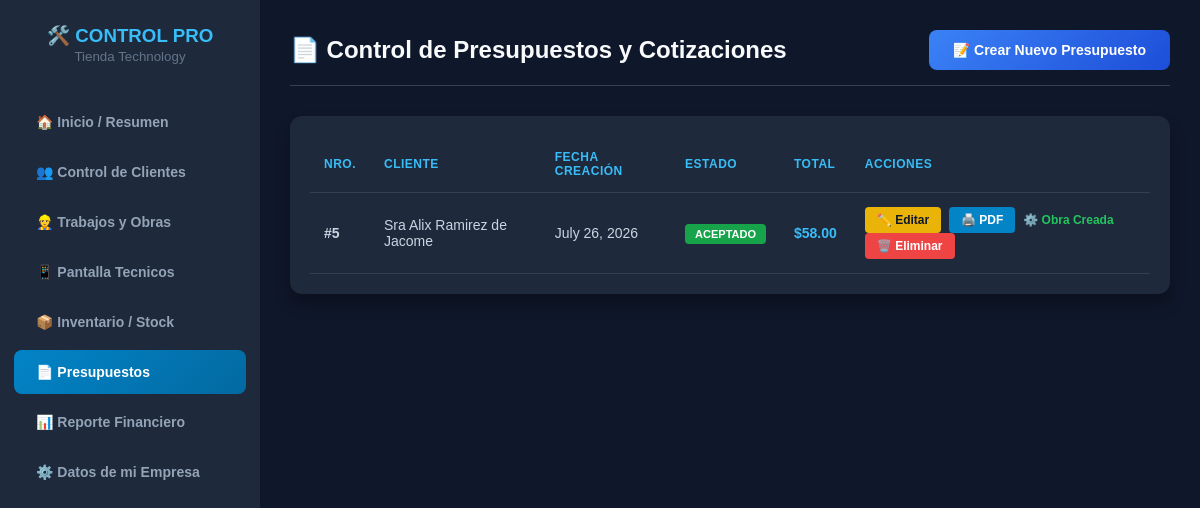
/presupuestos/, run on the app's committed database.
### gestion/models.py (models this page shows, shortened)
class Presupuesto(models.Model):
    ESTADOS = [
        ("BORR", "Borrador"),
        ("ENVI", "Enviado al Cliente"),
        ("ACEP", "Aceptado (Crear Obra)"),
        ("RECH", "Rechazado"),
    ]
    cliente = models.ForeignKey(Cliente, on_delete=models.CASCADE)
    fecha_creacion = models.DateField(auto_now_add=True)
    estado = models.CharField(max_length=4, choices=ESTADOS, default="BORR")
    notas_adicionales = models.TextField(
        blank=True, null=True, verbose_name="Condiciones o Notas del Presupuesto"
    )
    @property
    def total_presupuesto(self):
        total = sum(
            float(item.producto.precio_venta) * int(item.cantidad)
            for item in self.items.all()
        )
        return round(total, 2)

class Cliente(models.Model):
    nombre = models.CharField(max_length=100)
    rif_cedula = models.CharField(
        max_length=50, blank=True, null=True, verbose_name="Rif o Cédula"
    )
    telefono = models.CharField(max_length=20, blank=True, null=True)
    direccion = models.TextField(
        blank=True, null=True, verbose_name="Dirección"
    )
    nota_privada = models.TextField(
        blank=True, null=True, verbose_name="Nota Privada"
    )
    foto = models.ImageField(upload_to="clientes/", blank=True, null=True)
    latitud = models.DecimalField(
        max_digits=9, decimal_places=6, blank=True, null=True
    )
    longitud = models.DecimalField(
        max_digits=9, decimal_places=6, blank=True, null=True
    )

class ItemPresupuesto(models.Model):
    presupuesto = models.ForeignKey(
        Presupuesto, on_delete=models.CASCADE, related_name="items"
    )
    producto = models.ForeignKey(
        Producto, on_delete=models.CASCADE, verbose_name="Material / Servicio"
    )
    cantidad = models.IntegerField(default=1)

class Producto(models.Model):
    nombre = models.CharField(max_length=100)
    stock_actual = models.IntegerField(
        default=0, verbose_name="Existencia Actual"
    )
    stock_minimo = models.IntegerField(default=5)
    precio_costo = models.DecimalField(
        max_digits=10, decimal_places=2, verbose_name="Ultimo Precio Costo"
    )
    porcentaje_ganancia = models.DecimalField(
        max_digits=5, decimal_places=2, default=30.0
    )
    porcentaje_impuesto = models.DecimalField(
        max_digits=5, decimal_places=2, default=16.0
    )
    proveedor = models.ForeignKey(
        Proveedor,
        on_delete=models.SET_NULL,
        null=True,
        verbose_name="Proveedor Habitual",
    )
    foto = models.ImageField(
        upload_to="productos/",
        blank=True,
        null=True,
        verbose_name="Foto del Producto",
    )
    @property
    def precio_venta(self):
        con_ganancia = float(self.precio_costo) * (
            1 + (float(self.porcentaje_ganancia) / 100)
        )
        precio_final = con_ganancia * (
            1 + (float(self.porcentaje_impuesto) / 100)
        )
        return round(precio_final, 2)

### gestion/views.py (the view)
# urls.py: path("presupuestos/", views.vista_lista_presupuestos, name="lista_presupuestos"),
def vista_lista_presupuestos(request):
    return render(request, 'gestion/lista_presupuestos.html', {'lista_presupuestos': Presupuesto.objects.all().order_by('-id')})

### gestion/templates/gestion/lista_presupuestos.html (shortened to what this page needs)
<!DOCTYPE html>
<html lang="es">
<head>
</head>
<body>
    <div class="sidebar">
        <div class="sidebar-titulo">
            <h3>🛠️ CONTROL PRO</h3>
            <small style="color: #64748b;">Tienda Technology</small>
        </div>
        <a href="/">🏠 Inicio / Resumen</a>
        <a href="/clientes/">👥 Control de Clientes</a>
        <a href="/trabajos/">👷 Trabajos y Obras</a>
        <a href="/mis-trabajos/">📱 Pantalla Tecnicos</a>
        <a href="/productos/">📦 Inventario / Stock</a>
        <a href="/presupuestos/" class="active">📄 Presupuestos</a>
        <a href="/reporte-financiero/">📊 Reporte Financiero</a>
        <a href="/empresa/configurar/">⚙️ Datos de mi Empresa</a>
    </div>
    <div class="contenido">
        <div class="barra-top">
            <h2>📄 Control de Presupuestos y Cotizaciones</h2>
            <a href="/presupuestos/nuevo/" class="btn-primario">📝 Crear Nuevo Presupuesto</a>
        </div>
        <div class="tabla-contenedor">
            {% if lista_presupuestos %}
            <table>
                <thead>
                    <tr>
                        <th>Nro.</th>
                        <th>Cliente</th>
                        <th>Fecha Creación</th>
                        <th>Estado</th>
                        <th class="text-right">Total</th>
                        <th>Acciones</th>
                    </tr>
                </thead>
                <tbody>
                    {% for p in lista_presupuestos %}
                    <tr>
                        <td><strong>#{{ p.id }}</strong></td>
                        <td>{{ p.cliente.nombre }}</td>
                        <td>{{ p.fecha_creacion }}</td>
                        <td>
                            {% if p.estado == 'BORR' %}
                                <span class="badge badge-borrador">Borrador</span>
                            {% elif p.estado == 'ENVI' %}
                                <span class="badge badge-enviado">Enviado</span>
                            {% elif p.estado == 'ACEP' %}
                                <span class="badge badge-aceptado">Aceptado</span>
                            {% else %}
                                <span class="badge badge-rechazado">Rechazado</span>
                            {% endif %}
                        </td>
                        <td class="text-right" style="color: #38bdf8; font-weight: bold;">${{ p.total_presupuesto|floatformat:2 }}</td>
                        <td>
                            <a href="{% url 'modificar_presupuesto' p.id %}" class="btn-modificar"> ✏️ Editar</a>
                            <a href="/presupuesto/{{ p.id }}/imprimir/" target="_blank" class="btn-pdf">🖨️ PDF</a>
                            {% if p.estado != 'ACEP' %}
                            <a href="/presupuesto/{{ p.id }}/aprobar-erp/" class="btn-pdf" style="background: linear-gradient(135deg, #22c55e, #15803d);" onclick="return confirm('¿Deseas aprobar este presupuesto? Se descontará el inventario y se creará la obra automáticamente en el ERP.');">
                                ⚡ Aprobar ERP
                            </a>
                            {% else %}
                            <span style="color: #22c55e; font-weight: bold; font-size: 12px; margin-right: 4px;">⚙️ Obra Creada</span>
                            {% endif %}
                            <a href="{% url 'eliminar_presupuesto' p.id %}" class="btn-eliminar" onclick="return confirm('¿Estás seguro de que deseas eliminar permanentemente el presupuesto #{{ p.id }}?');">
                                🗑️ Eliminar
                            </a>
                        </td>
                    </tr>
                    {% endfor %}
                </tbody>
            </table>
            {% else %}
            <div style="text-align: center; padding: 30px; color: #94a3b8;">
                <p style="font-size: 16px; margin: 0;">No tienes ningún presupuesto registrado en el sistema todavía.</p>
            </div>
            {% endif %}
        </div>
    </div>
</body>
</html>

### gestion/templates/gestion/lista_presupuestos.html (style rules this page uses)
body { background-color: #0f172a; font-family: sans-serif; margin: 0; padding: 0; display: flex; color: #f8fafc; }
.sidebar { width: 260px; background-color: #1e293b; min-height: 100vh; color: white; padding-top: 25px; box-sizing: border-box; }
.sidebar-titulo { text-align: center; margin-bottom: 35px; }
.sidebar-titulo h3 { color: #38bdf8; margin: 0; }
.sidebar a { color: #94a3b8; text-decoration: none; padding: 14px 22px; display: block; font-weight: bold; font-size: 14px; margin: 6px 14px; border-radius: 8px; }
.sidebar a.active { background: linear-gradient(135deg, #0284c7, #0369a1); color: white; }
.contenido { flex: 1; padding: 30px; box-sizing: border-box; }
.barra-top { display: flex; justify-content: space-between; align-items: center; margin-bottom: 30px; border-bottom: 1px solid #334155; padding-bottom: 15px; }
.barra-top h2 { margin: 0; font-size: 24px; }
.btn-primario { background: linear-gradient(135deg, #3b82f6, #1d4ed8); color: white; text-decoration: none; padding: 12px 24px; font-weight: bold; border-radius: 8px; font-size: 14px; display: inline-block; transition: 0.2s; }
.btn-modificar { background-color: #eab308; color: #0f172a; padding: 6px 12px; text-decoration: none; font-weight: bold; border-radius: 4px; font-size: 12px; margin-right: 4px; display: inline-block; }
.btn-pdf { background-color: #0284c7; color: white; padding: 6px 12px; text-decoration: none; font-weight: bold; border-radius: 4px; font-size: 12px; display: inline-block; margin-right: 4px; }
.btn-eliminar { background-color: #ef4444; color: white; padding: 6px 12px; text-decoration: none; font-weight: bold; border-radius: 4px; font-size: 12px; display: inline-block; }
.tabla-contenedor { background: #1e293b; border-radius: 12px; padding: 20px; box-shadow: 0 10px 15px rgba(0,0,0,0.3); }
table { width: 100%; border-collapse: collapse; text-align: left; }
th, td { padding: 14px; border-bottom: 1px solid #334155; }
th { color: #38bdf8; font-size: 12px; text-transform: uppercase; letter-spacing: 0.5px; }
td { font-size: 14px; color: #cbd5e1; }
.badge { padding: 4px 10px; border-radius: 4px; font-size: 11px; font-weight: bold; text-transform: uppercase; }
.badge-aceptado { background-color: #16a34a; color: white; }

### data on the page
Presupuesto: id "5", cliente.nombre "Sra Alix Ramirez de Jacome", fecha_creacion "July 26, 2026", estado "ACEPTADO", total_presupuesto "58.00"
